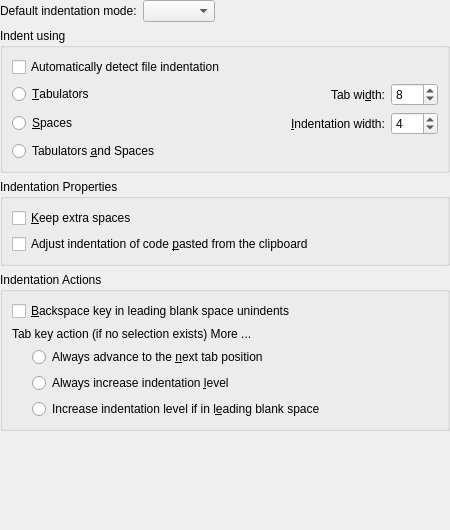
<?xml version="1.0" encoding="UTF-8"?>
<ui version="4.0">
 <class>IndentationConfigWidget</class>
 <widget class="QWidget" name="IndentationConfigWidget">
  <property name="geometry">
   <rect>
    <x>0</x>
    <y>0</y>
    <width>450</width>
    <height>530</height>
   </rect>
  </property>
  <layout class="QVBoxLayout" name="verticalLayout">
   <property name="leftMargin">
    <number>0</number>
   </property>
   <property name="topMargin">
    <number>0</number>
   </property>
   <property name="rightMargin">
    <number>0</number>
   </property>
   <property name="bottomMargin">
    <number>0</number>
   </property>
   <item>
    <layout class="QHBoxLayout">
     <property name="leftMargin">
      <number>0</number>
     </property>
     <property name="topMargin">
      <number>0</number>
     </property>
     <property name="rightMargin">
      <number>0</number>
     </property>
     <property name="bottomMargin">
      <number>0</number>
     </property>
     <item>
      <widget class="QLabel" name="lblMode">
       <property name="text">
        <string>Default indentation mode:</string>
       </property>
       <property name="buddy">
        <cstring>cmbMode</cstring>
       </property>
      </widget>
     </item>
     <item>
      <widget class="QComboBox" name="cmbMode">
       <property name="whatsThis">
        <string>This is a list of available indentation modes. The specified indentation mode will be used for all new documents. Be aware that it is also possible to set the indentation mode with document variables, modes or a .kateconfig file.</string>
       </property>
      </widget>
     </item>
     <item>
      <spacer>
       <property name="orientation">
        <enum>Qt::Horizontal</enum>
       </property>
       <property name="sizeHint" stdset="0">
        <size>
         <width>1</width>
         <height>0</height>
        </size>
       </property>
      </spacer>
     </item>
    </layout>
   </item>
   <item>
    <widget class="QGroupBox" name="gbIndentationMode">
     <property name="title">
      <string>Indent using</string>
     </property>
     <layout class="QGridLayout" name="gridLayout">
      <item row="2" column="3">
       <widget class="KPluralHandlingSpinBox" name="sbIndentWidth">
        <property name="whatsThis">
         <string>The indentation width is the number of spaces which is used to indent a line. If the option &lt;b&gt;Insert spaces instead of tabulators&lt;/b&gt; in the section &lt;b&gt;Editing&lt;/b&gt; is disabled, a &lt;b&gt;Tab&lt;/b&gt; character is inserted if the indentation is divisible by the tab width.</string>
        </property>
        <property name="minimum">
         <number>1</number>
        </property>
        <property name="maximum">
         <number>200</number>
        </property>
        <property name="value">
         <number>4</number>
        </property>
       </widget>
      </item>
      <item row="2" column="0">
       <widget class="QRadioButton" name="rbIndentWithSpaces">
        <property name="text">
         <string>&amp;Spaces</string>
        </property>
       </widget>
      </item>
      <item row="2" column="2">
       <widget class="QLabel" name="lblIndentWidth">
        <property name="text">
         <string>&amp;Indentation width:</string>
        </property>
        <property name="buddy">
         <cstring>sbIndentWidth</cstring>
        </property>
       </widget>
      </item>
      <item row="1" column="2">
       <widget class="QLabel" name="lblTabWidth">
        <property name="text">
         <string>Tab wi&amp;dth:</string>
        </property>
        <property name="alignment">
         <set>Qt::AlignRight|Qt::AlignTrailing|Qt::AlignVCenter</set>
        </property>
        <property name="buddy">
         <cstring>sbTabWidth</cstring>
        </property>
       </widget>
      </item>
      <item row="2" column="1">
       <spacer name="horizontalSpacer">
        <property name="orientation">
         <enum>Qt::Horizontal</enum>
        </property>
        <property name="sizeHint" stdset="0">
         <size>
          <width>40</width>
          <height>20</height>
         </size>
        </property>
       </spacer>
      </item>
      <item row="1" column="3">
       <widget class="KPluralHandlingSpinBox" name="sbTabWidth">
        <property name="minimum">
         <number>1</number>
        </property>
        <property name="maximum">
         <number>200</number>
        </property>
        <property name="value">
         <number>8</number>
        </property>
       </widget>
      </item>
      <item row="1" column="0">
       <widget class="QRadioButton" name="rbIndentWithTabs">
        <property name="text">
         <string>&amp;Tabulators</string>
        </property>
       </widget>
      </item>
      <item row="3" column="0">
       <widget class="QRadioButton" name="rbIndentMixed">
        <property name="text">
         <string>Tabulators &amp;and Spaces</string>
        </property>
       </widget>
      </item>
      <item row="0" column="0">
       <widget class="QCheckBox" name="chkAutoDetectIndent">
        <property name="text">
         <string>Automatically detect file indentation</string>
        </property>
       </widget>
      </item>
     </layout>
    </widget>
   </item>
   <item>
    <widget class="QGroupBox" name="gbProperties">
     <property name="title">
      <string>Indentation Properties</string>
     </property>
     <layout class="QVBoxLayout">
      <item>
       <widget class="QCheckBox" name="chkKeepExtraSpaces">
        <property name="whatsThis">
         <string>If this option is disabled, changing the indentation level aligns a line to a multiple of the width specified in &lt;b&gt;Indentation width&lt;/b&gt;.</string>
        </property>
        <property name="text">
         <string>&amp;Keep extra spaces</string>
        </property>
       </widget>
      </item>
      <item>
       <widget class="QCheckBox" name="chkIndentPaste">
        <property name="whatsThis">
         <string>If this option is selected, pasted code from the clipboard is indented. Triggering the &lt;b&gt;undo&lt;/b&gt;-action removes the indentation.</string>
        </property>
        <property name="text">
         <string>Adjust indentation of code &amp;pasted from the clipboard</string>
        </property>
       </widget>
      </item>
     </layout>
    </widget>
   </item>
   <item>
    <widget class="QGroupBox" name="gbKeys">
     <property name="title">
      <string>Indentation Actions</string>
     </property>
     <layout class="QVBoxLayout">
      <item>
       <widget class="QCheckBox" name="chkBackspaceUnindents">
        <property name="whatsThis">
         <string>If this option is selected, the &lt;b&gt;Backspace&lt;/b&gt; key decreases the indentation level if the cursor is located in the leading blank space of a line.</string>
        </property>
        <property name="text">
         <string>&amp;Backspace key in leading blank space unindents</string>
        </property>
       </widget>
      </item>
      <item>
       <widget class="QLabel" name="label">
        <property name="text">
         <string>&lt;html&gt;&lt;head&gt;&lt;meta name=&quot;qrichtext&quot; content=&quot;1&quot; /&gt;&lt;style type=&quot;text/css&quot;&gt;
p, li { white-space: pre-wrap; }
&lt;/style&gt;&lt;/head&gt;&lt;body&gt;
&lt;p&gt;Tab key action (if no selection exists) &lt;a href=&quot;If you want &lt;b&gt;Tab&lt;/b&gt; to align the current line in the current code block like in emacs, make &lt;b&gt;Tab&lt;/b&gt; a shortcut to the action &lt;b&gt;Align&lt;/b&gt;.&quot;&gt;&lt;span&gt;More ...&lt;/span&gt;&lt;/a&gt;&lt;/p&gt;&lt;/body&gt;&lt;/html&gt;</string>
        </property>
       </widget>
      </item>
      <item>
       <layout class="QHBoxLayout">
        <property name="leftMargin">
         <number>0</number>
        </property>
        <property name="topMargin">
         <number>0</number>
        </property>
        <property name="rightMargin">
         <number>0</number>
        </property>
        <property name="bottomMargin">
         <number>0</number>
        </property>
        <item>
         <spacer>
          <property name="orientation">
           <enum>Qt::Horizontal</enum>
          </property>
          <property name="sizeType">
           <enum>QSizePolicy::Fixed</enum>
          </property>
          <property name="sizeHint" stdset="0">
           <size>
            <width>20</width>
            <height>0</height>
           </size>
          </property>
         </spacer>
        </item>
        <item>
         <layout class="QVBoxLayout">
          <property name="leftMargin">
           <number>0</number>
          </property>
          <property name="topMargin">
           <number>0</number>
          </property>
          <property name="rightMargin">
           <number>0</number>
          </property>
          <property name="bottomMargin">
           <number>0</number>
          </property>
          <item>
           <widget class="QRadioButton" name="rbTabAdvances">
            <property name="whatsThis">
             <string>If this option is selected, the &lt;b&gt;Tab&lt;/b&gt; key always inserts white space so that the next tab position is reached. If the option &lt;b&gt;Insert spaces instead of tabulators&lt;/b&gt; in the section &lt;b&gt;Editing&lt;/b&gt; is enabled, spaces are inserted; otherwise, a single tabulator is inserted.</string>
            </property>
            <property name="text">
             <string>Always advance to the &amp;next tab position</string>
            </property>
           </widget>
          </item>
          <item>
           <widget class="QRadioButton" name="rbTabIndents">
            <property name="whatsThis">
             <string>If this option is selected, the &lt;b&gt;Tab&lt;/b&gt; key always indents the current line by the number of character positions specified in &lt;b&gt;Indentation width&lt;/b&gt;.</string>
            </property>
            <property name="text">
             <string>Always increase indentation &amp;level</string>
            </property>
           </widget>
          </item>
          <item>
           <widget class="QRadioButton" name="rbTabSmart">
            <property name="whatsThis">
             <string>If this option is selected, the &lt;b&gt;Tab&lt;/b&gt; key either indents the current line or advances to the next tab position.&lt;p&gt; If the insertion point is at or before the first non-space character in the line, or if there is a selection, the current line is indented by the number of character positions specified in &lt;b&gt;Indentation width&lt;/b&gt;.&lt;p&gt; If the insertion point is located after the first non-space character in the line and there is no selection, white space is inserted so that the next tab position is reached: if the option &lt;b&gt;Insert spaces instead of tabulators&lt;/b&gt; in the section &lt;b&gt;Editing&lt;/b&gt; is enabled, spaces are inserted; otherwise, a single tabulator is inserted.</string>
            </property>
            <property name="text">
             <string>Increase indentation level if in l&amp;eading blank space</string>
            </property>
           </widget>
          </item>
         </layout>
        </item>
       </layout>
      </item>
     </layout>
    </widget>
   </item>
   <item>
    <spacer>
     <property name="orientation">
      <enum>Qt::Vertical</enum>
     </property>
     <property name="sizeHint" stdset="0">
      <size>
       <width>0</width>
       <height>1</height>
      </size>
     </property>
    </spacer>
   </item>
  </layout>
 </widget>
 <customwidgets>
  <customwidget>
   <class>KPluralHandlingSpinBox</class>
   <extends>QSpinBox</extends>
   <header>kpluralhandlingspinbox.h</header>
  </customwidget>
 </customwidgets>
 <resources/>
 <connections/>
</ui>
